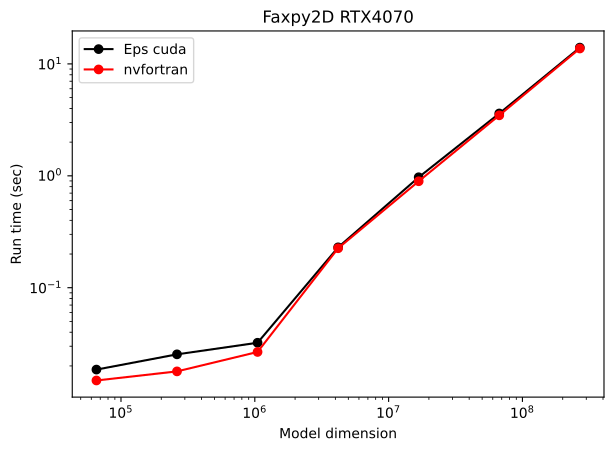

The script that saved this image:
#!/usr/bin/python3
import numpy as np
import pylab as pl

def getdata(file) :
    data = np.loadtxt(file)
    n = data.shape[0]
    nrec=int(n/3)
    x = np.zeros((nrec))
    y = np.zeros((nrec))
    j=0
    for i in range(0,nrec) :
      x[i] = data[j] 
      y[i] = data[j+2] 
      j=j+3
    print(x)
    print(y)
    return(x,y)

file='loge.txt'
x1,y1 = getdata(file)

file='logf.txt'
x2,y2 = getdata(file)

# Plotting
fig = pl.figure()
#pl.xticks(np.arange(0,3.1,1))
x1=x1*x1
x2=x2*x2
pl.xscale("log", base=10)
pl.yscale("log", base=10)
l1=pl.plot(x1,y1,label='Eps cuda',color='black',marker='o',linestyle='solid')
l2=pl.plot(x2,y2,label='nvfortran',color='red',marker='o',linestyle='solid')

pl.legend(loc='upper left')
pl.xlabel('Model dimension')
pl.ylabel('Run time (sec)')
pl.title("Faxpy2D RTX4070")
#pl.ylim(0.1,100.0)
#pl.xlim(0,10000.0)

#ax=pl.gca()
#pl.Axes.set_aspect(ax,0.75)

pl.rc('font',size=15)
pl.gcf().tight_layout(h_pad=0,w_pad=0)
pl.savefig('nvfortran-eps.pdf',bbox_inches='tight')
#pl.show()
